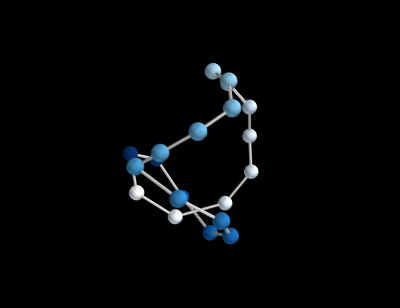

The script that saved this image:
# needs mayavi2 
# run with ipython -wthread
import networkx as nx
import numpy as np
from mayavi import mlab

# some graphs to try
#H=nx.krackhardt_kite_graph()
#H=nx.Graph();H.add_edge('a','b');H.add_edge('a','c');H.add_edge('a','d')
#H=nx.grid_2d_graph(4,5)
H=nx.cycle_graph(20)

# reorder nodes from 0,len(G)-1
G=nx.convert_node_labels_to_integers(H)
# 3d spring layout
pos=nx.spring_layout(G,dim=3)
# numpy array of x,y,z positions in sorted node order
xyz=np.array([pos[v] for v in sorted(G)])  
# scalar colors
scalars=np.array(G.nodes())+5

mlab.figure(1, bgcolor=(0, 0, 0))
mlab.clf()

pts = mlab.points3d(xyz[:,0], xyz[:,1], xyz[:,2], 
                    scalars,
                    scale_factor=0.1,
                    scale_mode='none',
                    colormap='Blues',
                    resolution=20) 
                                   
pts.mlab_source.dataset.lines = np.array(G.edges())
tube = mlab.pipeline.tube(pts, tube_radius=0.01)
mlab.pipeline.surface(tube, color=(0.8, 0.8, 0.8))

mlab.savefig('mayavi2_spring.png')
# mlab.show() # interactive window
